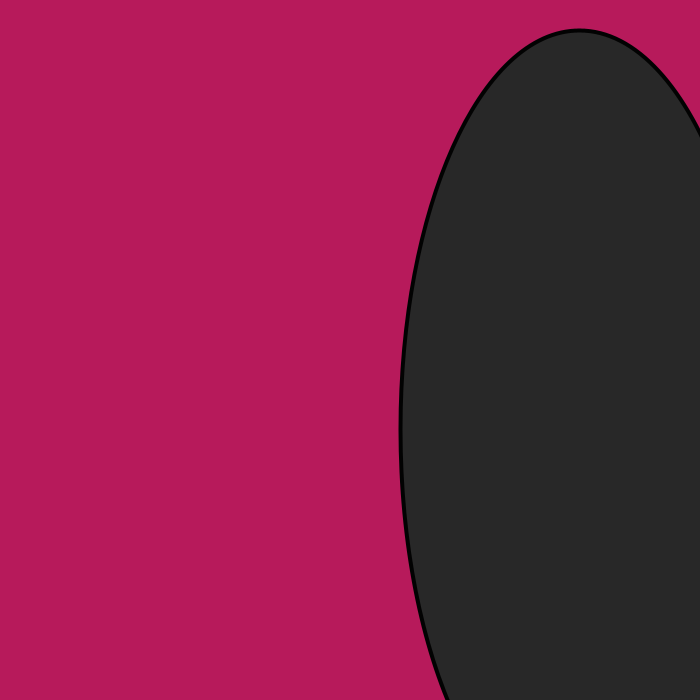
Frame 1 (no input)
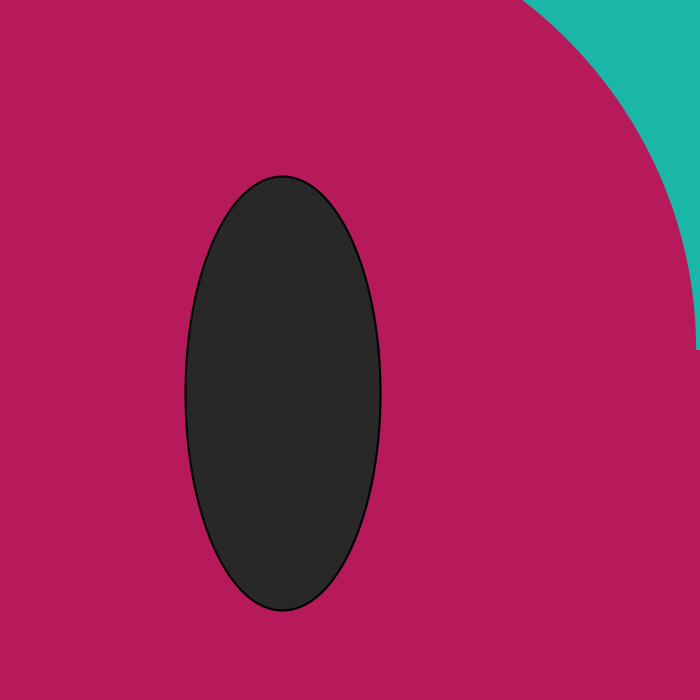
Frame 60 (the mouse pressed at the canvas centre just before this capture)
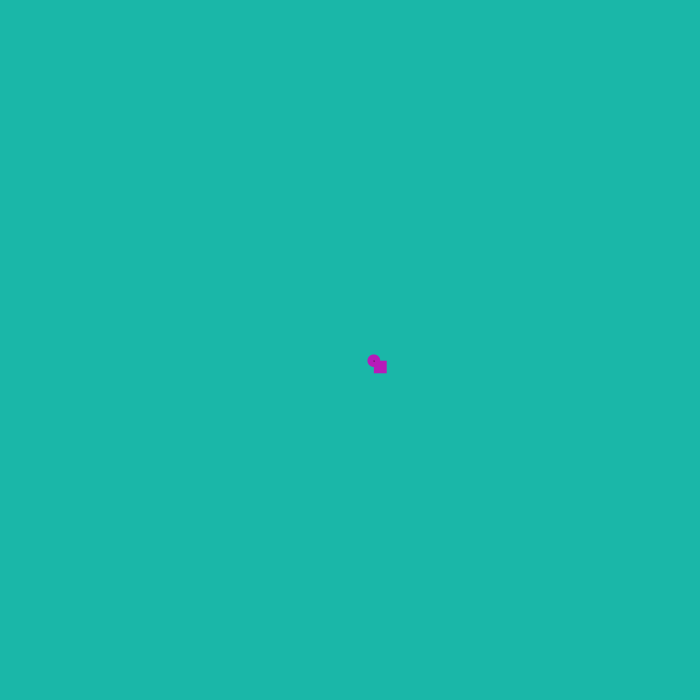
Frame 120 (the mouse held since frame 60 and released just before this capture)

The Processing sketch that drew these frames (run headless with seeded random() and noise(); from frame 60 on, the mouse is pressed at the canvas centre):

// Processing sketch: processing_146652
// ── processing_146652.pde

float a = 0.0;
float s = 0.0;

void setup(){
  size(700,700);
  //the below thing is the color of the background yo
  background(#7CAEC6);  
}

void draw(){
a = a + 0.04;
  s = cos(a)*2;
  
  translate(width/2, height/2);
  scale(s); 
  fill(51);
  rect(0, 0, 50, 50); 
  
  translate(75, 0);
  fill(255);
  scale(s);
  rect(0, 0, 50, 50);       
  
  background(#1AB7A8);
  stroke(1022);
  fill(mouseX+#B71A5B);
  ellipse(mouseX,mouseY,420,410);
  rect(mouseY,mouseX,420,410);
  
  if(mousePressed){
    stroke(2);
    fill(40);
    rect(mouseX,mouseY,20,30);
  }
  else{
    size(700,700);
    stroke(2);
    fill(40);
    ellipse(mouseX+20,mouseY+20,90,200);
  }
}
